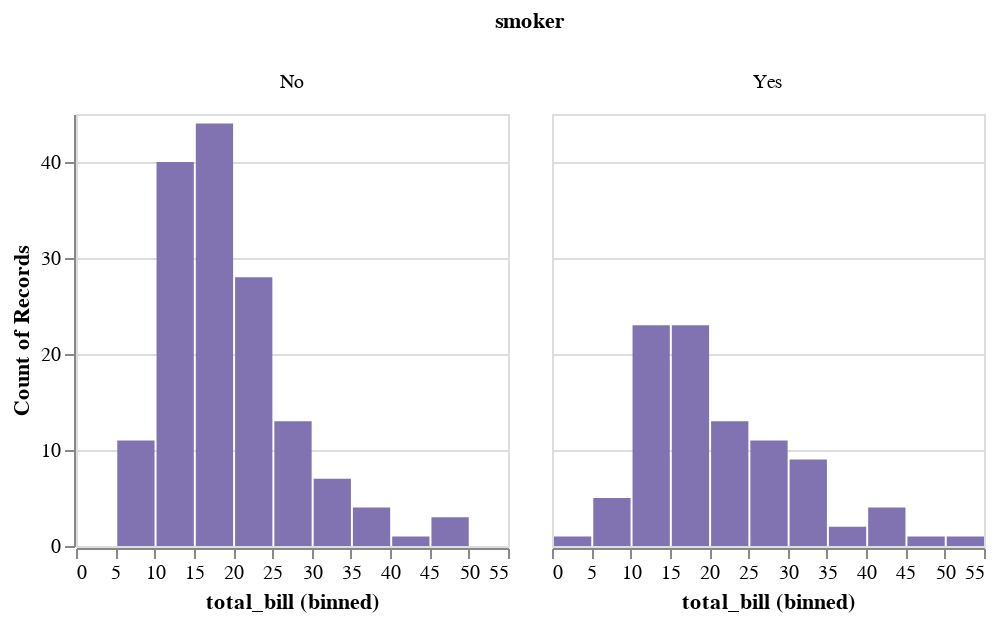

Source (notebook cell):
### Code cell
c = salt.FacetGrid(tips, col="smoker")
display(c.map_dataframe(palt.hist, "total_bill", color="m"))

g = sns.FacetGrid(tips, col="smoker", col_order=["Yes", "No"])
g = g.map(plt.hist, "total_bill", bins=bins, color="m")

### Figure 1 — Vega-Lite specification as saved in the notebook (floating-point values rounded to 4 significant figures; data arrays with more than 128 entries replaced by an {"elided": "..."} marker saying what was removed)
{"$schema": "https://vega.github.io/schema/vega-lite/v2.4.1.json", "config": {"range": {"category": ["rgba(76.0,114.0,176.0,1)", "rgba(85.0,168.0,104.0,1)", "rgba(196.0,78.0,82.0,1)", "rgba(129.0,114.0,178.0,1)", "rgba(204.0,185.0,116.0,1)", "rgba(100.0,181.0,205.0,1)"]}, "view": {"height": 300, "width": 400}}, "data": {"values": {"elided": "244 records"}}, "facet": {"column": {"field": "smoker", "type": "nominal"}}, "spec": {"encoding": {"color": {"value": "rgba(129.0,114.0,178.0,1)"}, "x": {"bin": true, "field": "total_bill", "type": "quantitative"}, "y": {"aggregate": "count", "type": "quantitative"}}, "height": 216, "mark": "bar", "width": 216}}
